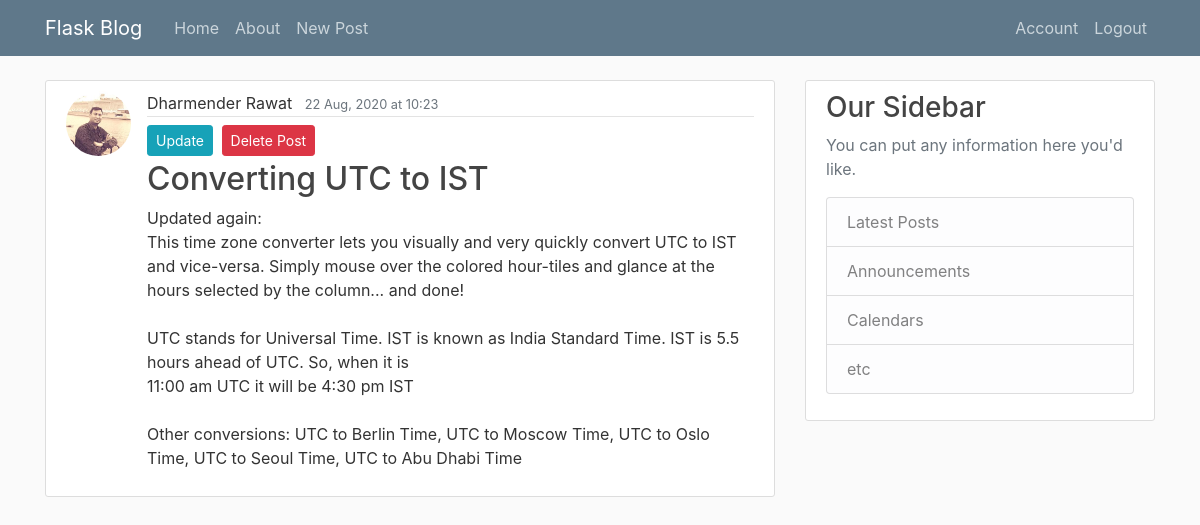
Page /post/2 (signed in) on the earlier database version.
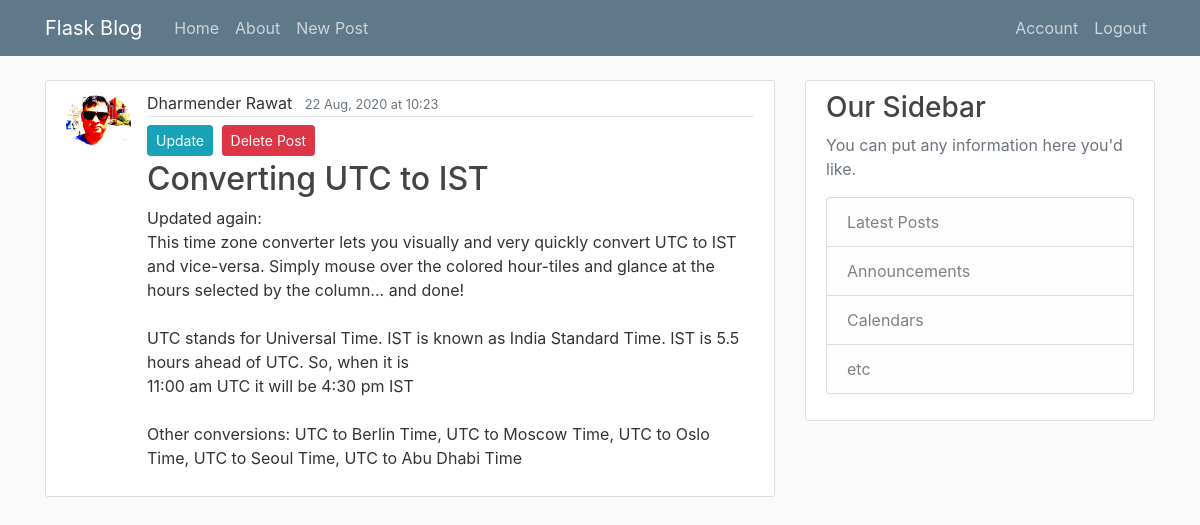
Same page on the later database version.
### blog/models.py (models this page shows, shortened)
class User (db.Model, UserMixin):
    id = db.Column(db.Integer, primary_key = True)
    username = db.Column(db.String(20), unique = True, nullable = False)
    email = db.Column(db.String(120), unique=True, nullable=False)
    image_file = db.Column(db.String(20), nullable=False, default = 'default.jpg')
    password = db.Column(db.String(60), nullable=False)
    posts = db.relationship('Post', backref = 'author', lazy = True)

### blog/posts/routes.py (the view)
@posts_bp.route('/post/<int:post_id>')
@login_required
def post(post_id):
    post = Post.query.get_or_404(post_id)
    return render_template('post.html', title=post.title, post = post, date_format=date_format)

### blog/main/utils.py (called while the page is built)
def date_format(mydate):
    mydate = mydate.replace(tzinfo=pytz.UTC)
    mydate = mydate.replace(tzinfo=pytz.UTC)
    return mydate.astimezone(tzlocal()).strftime('%d %b, %Y at %H:%M')

### blog/models.py (called while the page is built)
@login_manager.user_loader
def load_user(user_id):
    return User.query.get(int(user_id))

### blog/templates/post.html (shortened to what this page needs)
{% extends "layout.html" %}
{% block content %}
<article class="media content-section">
    <img class="rounded-circle article-img"
         src="{{ url_for('static', filename='profile_pics/' + post.author.image_file) }}">
    <div class="media-body">
        <div class="article-metadata">
            <a class="mr-2">{{ post.author.username }}</a>
            <small class="text-muted">{{ date_format(post.date_posted) }}</small>
        </div>
        <a class="btn btn-info btn-sm mt-1 mb-1" href="{{ url_for('posts_bp.update_post', post_id=post.id)  }}">Update</a>
        <button type="button" class="btn btn-danger btn-sm m-1" data-toggle="modal" data-target="#deleteModal">
            Delete Post
        </button>
        <h2><a class="article-title">{{ post.title }}</a></h2>
        <p class="article-content">{{ post.contents }}</p>
    </div>
</article>
{% endblock %}

Differences in the rows shown:
changed User "Dharmender Rawat": image_file: a different picture
